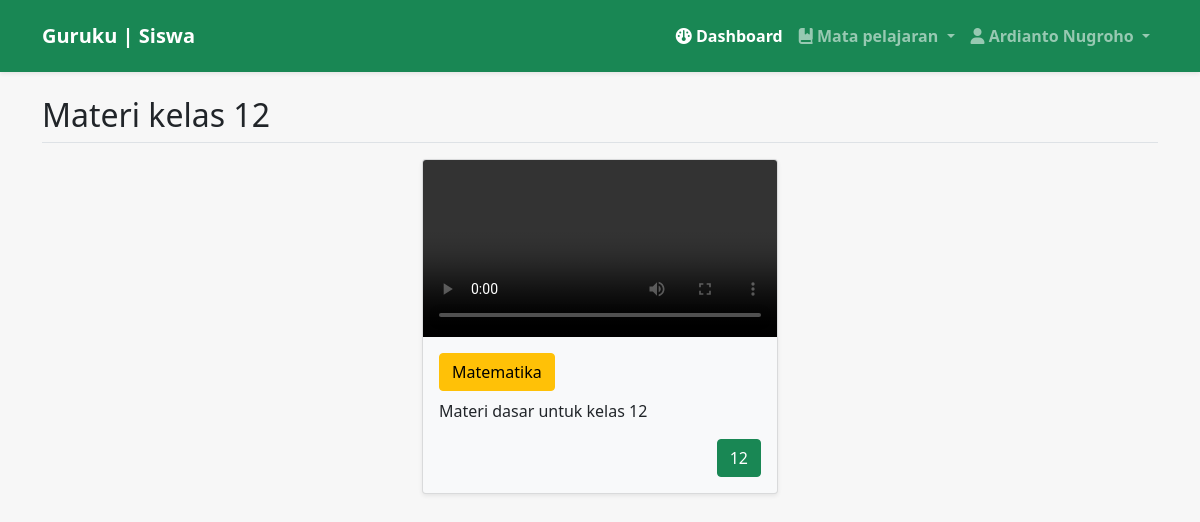
Screenshot of /back/siswa/index.php?page=kelas_12 (signed in) with the database file from the repository.
### tables this page shows
CREATE TABLE `materi` (
  `id_materi` int(11) NOT NULL,
  `nip` int(50) NOT NULL,
  `kelas_id` int(11) NOT NULL,
  `nama_guru` varchar(255) DEFAULT NULL,
  `nama_mapel` varchar(255) DEFAULT NULL,
  `video` varchar(255) DEFAULT NULL,
  `deskripsi` text DEFAULT NULL,
  `kelas` varchar(255) DEFAULT NULL
);

CREATE TABLE `kelas` (
  `id_kelas` int(11) NOT NULL,
  `nama_kelas` varchar(255) DEFAULT NULL
);

### back/siswa/mapel/kelas12.php (the view)
<h2 class="border-bottom pb-2" >Materi kelas 12</h2>
        <div class="row justify-content-center mb-3 mt-3">
            <?php
            include '../../config/koneksi.php';
                $query=mysqli_query($koneksi,"SELECT * FROM materi JOIN kelas ON materi.kelas_id = kelas.id_kelas WHERE nama_kelas='12'");
                if (mysqli_num_rows($query) > 0) {
                    foreach($query as $data){
            ?>
               <div class="col-md-4 mb-3">
                <div class="card bg-light shadow-sm">
                    <video src="../guru/materi/video/<?= $data['video'] ?>" controls class="card-img-top"></video>
                        <div class="card-body">
                            <a href="index.php?page=<?= $data['nama_mapel']?>" class="btn btn-warning mb-2"><?= $data['nama_mapel']?></a>
                            <p class="card-text"><?= $data['deskripsi']?></p>
                            <p class="card-text text-end"><small class="text-muted"><a href="index.php?page=kelas_<?= $data['nama_kelas']?>" class="btn btn-success"><?= $data['nama_kelas']?></a></small></p>
                        </div>
                    </div>
               </div>
            <?php
            }
         } else{
            ?>
                <div class="alert alert-danger">Tidak ada materi</div>
            <?php
            }
            ?>
        </div>

### rows the page displays
materi: nama_mapel "Matematika", deskripsi "Materi dasar untuk kelas 12", kelas.nama_kelas "12"

### other values shown
$_SESSION['nama'] "Ardianto Nugroho"
